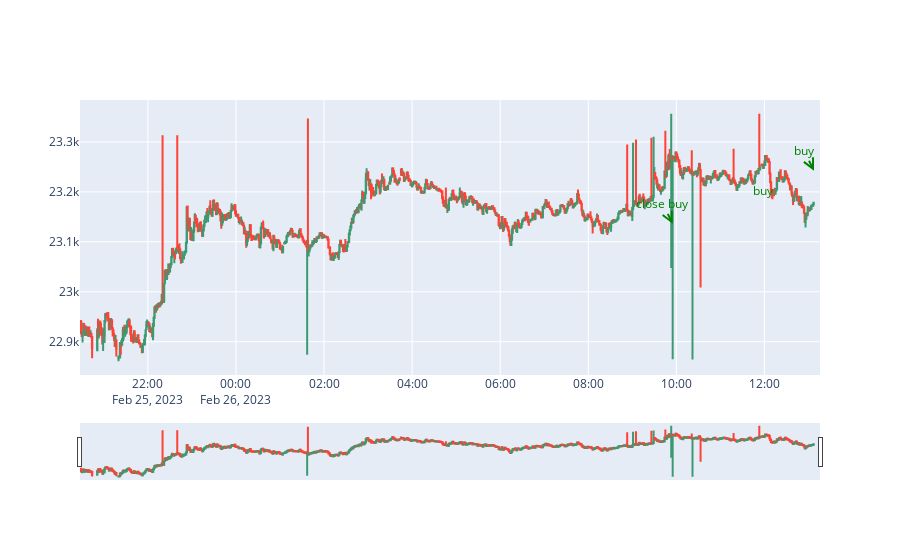

Source (notebook cell):
### Markdown cell above
## Look at trades on candlestick chart

### Code cell
# Install a conda package in the current Jupyter kernel
#%conda install -c plotly plotly=5.9.0
# Draw candlechart
import plotly as py
from plotly import graph_objects as go
import pandas as pd
import numpy as np
import datetime

df=candles.copy()
#df=clean_candles(df)
fig = go.Figure(data=[ \
                    go.Candlestick(\
                        x=df.index,\
                        open=df['open'],\
                        high=df['high'],\
                        low=df['low'],\
                        close=df['close'])
                     ])

# Customize ay to distribute captions by y so they do not overlap by x
ay,aymax,aystep=0,50,10
#start_time=df.open_time.min()
# Annotate buy, sell on the chart
for i,trade in trades[(~trades.open_time.isna()) & (trades.open_time > df.open_time.min())].iterrows():
    ay=(ay+aystep)%aymax
    color='green' if trade['side']=="BUY" else 'red'

    # Draw open order
    open_text='buy' if trade['side']=="BUY"  else 'sell'
    open_hover=f"{trade['open_time']} {open_text} at {str(trade['open_price'])}"
    fig.add_annotation(x=trade['open_time'], \
                       y=trade['open_price'],\
                       text=open_text,\
                       hovertext=open_hover,\
                       showarrow=True,arrowhead=5,arrowcolor=color,ay=-ay,arrowwidth=2,
                       font={'color':color}
                      )
for i,trade in trades[(~trades.close_time.isna()) & (trades.close_time > df.close_time.min())].iterrows():

    print("close_time:"+str(trade.close_time.value))
    # Draw close order
    #profit = trade["close_price"]-trade["open_price"] if trade["close_price"] else None
    status= f", profit: {round(trade.profit, 10)}" if trade.profit else ""
    close_text='close buy' if trade['side']=="BUY"  else 'close sell'
    close_hover=f"{trade['close_time']} {close_text} at {str(trade['close_price'])}{status}"
    fig.add_annotation(x=trade['close_time'], \
                       y=trade['close_price'],\
                       text=close_text,\
                       hovertext=close_hover,\
                       showarrow=True,arrowhead=5,arrowcolor=color,ay=-ay,arrowwidth=2,
                       font={'color':color}
                      )
    
#     profit = trade["close_price"]-trade["open_price"] if trade["close_price"] else None
#     status= f", profit: {round(profit, 10)}" if profit else ""
#     #text=f"{trade['time']} {text_short} at {str(trade['price'])}, profit: {str(trade['profit'])}"
#     #text=f"{trade['time']} {text_short} at {str(trade['price'])} {status}"
#     fig.add_annotation(x=trade['time'], \
#                        y=trade['price'],\
#                        text=text_short,\
#                        hovertext=text,\
#                        showarrow=True,arrowhead=5,arrowcolor=color,ay=-ay,arrowwidth=2,
#                        font={'color':color}
#                       )
fig.show()

### Figure 1 — Plotly figure (JSON) as saved in the notebook; plotly's stock layout.template omitted (floating-point values rounded to 4 significant figures; data arrays with more than 128 entries replaced by an {"elided": "..."} marker saying what was removed)
{"data": [{"close": {"elided": "980 float values"}, "high": {"elided": "980 float values"}, "low": {"elided": "980 float values"}, "open": {"elided": "980 float values"}, "type": "candlestick", "x": {"elided": "980 str values"}}], "layout": {"annotations": [{"arrowcolor": "green", "arrowhead": 5, "arrowwidth": 2, "ay": -10, "font": {"color": "green"}, "hovertext": "2023-02-26 12:11:55.589721 buy at 23181.86", "showarrow": true, "text": "buy", "x": "2023-02-26T12:11:55.589721", "y": 23180.0}, {"arrowcolor": "green", "arrowhead": 5, "arrowwidth": 2, "ay": -20, "font": {"color": "green"}, "hovertext": "2023-02-26 13:07:32.195792 buy at 23242.39", "showarrow": true, "text": "buy", "x": "2023-02-26T13:07:32.195792", "y": 23240.0}, {"arrowcolor": "green", "arrowhead": 5, "arrowwidth": 2, "ay": -20, "font": {"color": "green"}, "hovertext": "2023-02-26 09:55:06.644000 close buy at 23135.91, profit: -45.95", "showarrow": true, "text": "close buy", "x": "2023-02-26T09:55:06.644000", "y": 23140.0}]}}
